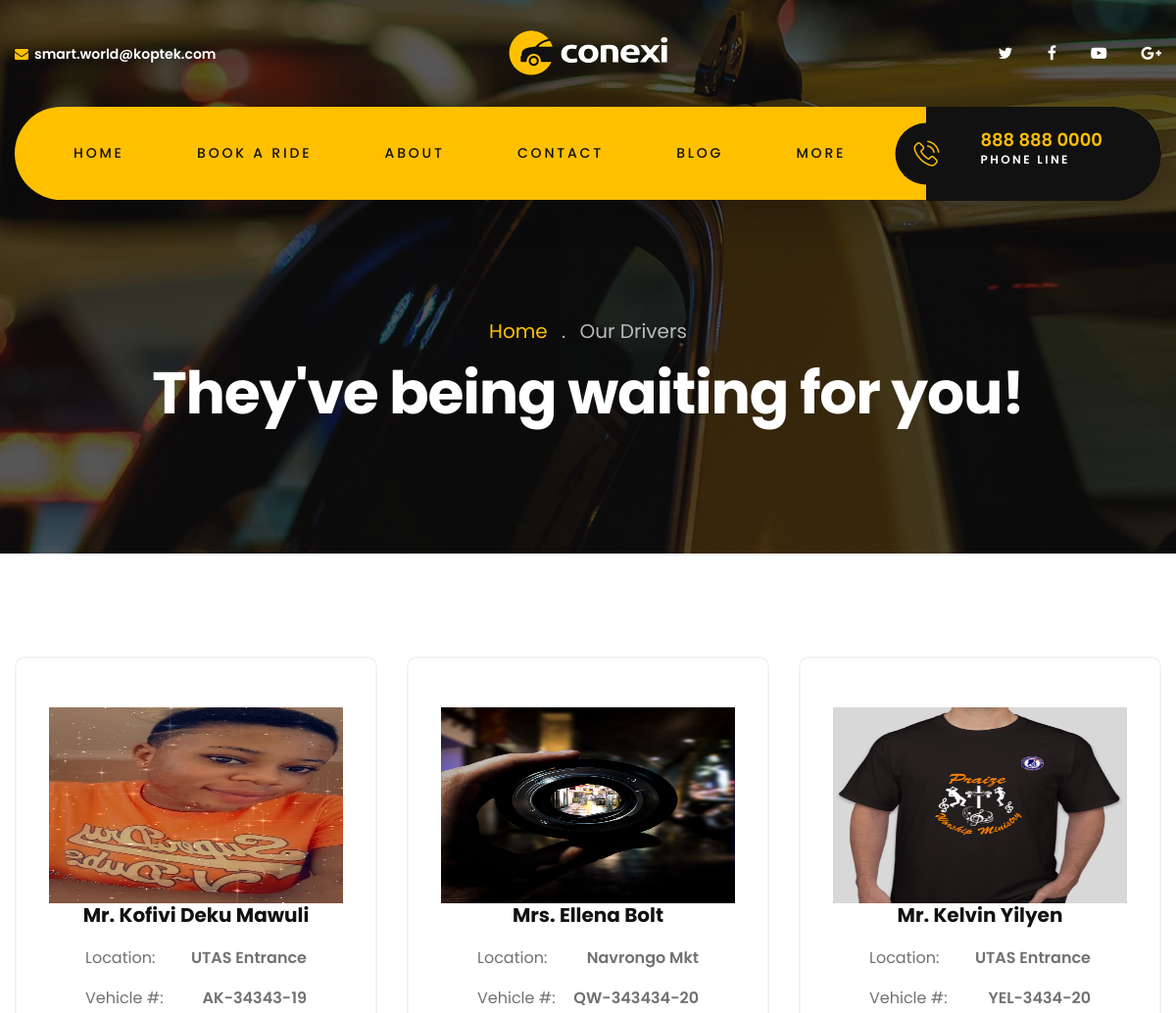
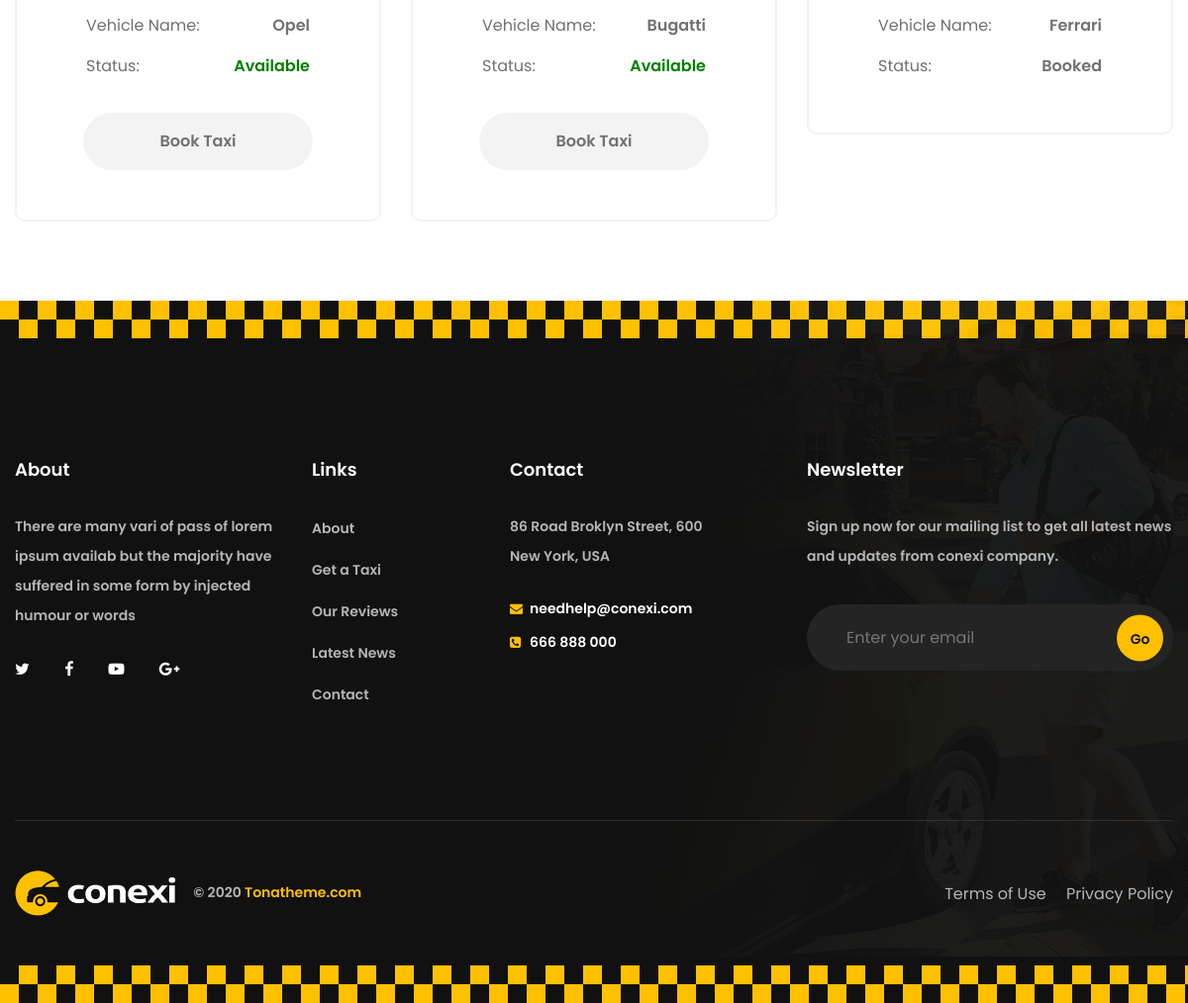
The app's page /drivers/ with its own data (2 pictures, top to bottom).
### transport/models.py (models this page shows, shortened)
class Driver(models.Model):
    TITLE = (
        ("Mr.", "Mr."),
        ("Mrs.", "Mrs."),
    )
    user = models.OneToOneField(User, on_delete=models.CASCADE)
    license_number = models.CharField(default="0000000000", max_length=100)
    vehicle_name = models.CharField(max_length=50)
    vehicle_number = models.CharField(default="0000000", max_length=20)
    title = models.CharField(max_length=10, choices=TITLE)
    current_location = models.CharField(max_length=200, default="")
    image = models.ImageField(upload_to='images/', default="default.jpg")
    showcase_img = ImageSpecField(source='image', processors=[ResizeToFill(295, 135)], format="PNG", options={'quality':80})
    profile_image = ImageSpecField(source='image', processors=[ResizeToFill(540, 638)], format="PNG", options={'quality':80})
    disp_image = ImageSpecField(source='image', processors=[ResizeToFill(370, 356)], format="PNG", options={'quality':80})
    is_available = models.BooleanField(default=False)
    class Meta:
        verbose_name_plural = "Drivers"

### transport/views.py (the view)
# urls.py: path("drivers/", views.select_driver, name="select_driver"),
def select_driver(request):
    drivers = Driver.objects.all()
    context = {
        "drivers": drivers
    }
    return render(request, 'transport/driver.html', context)

### transport/templates/transport/driver.html (shortened to what this page needs)
{% extends 'base.html' %}
{% load static %}
{% block content %}
        <section class="inner-banner">
            <div class="container">
                <ul class="thm-breadcrumb">
                    <li><a href="#">Home</a></li>
                    <li><span class="sep">.</span></li>
                    <li><span class="page-title">Our Drivers</span></li>
                </ul>
                <h2>They've being waiting for you!</h2>
            </div>
        </section>
        <section class="team-style-one team-page">
            <div class="container">
                <div class="row">
                {% for driver in drivers %}
                    <div class="col-lg-4">
                    <div class="single-taxi-one">
                        <div class="inner-content">
                            <img src="{{ driver.profile_image.url }}" alt="Awesome Image" height="200px" width="300vw"/>
                            <h3>
                                {{ driver.get_title_display }} {{ driver.user.first_name }} {{ driver.user.last_name }}
                            </h3>
                            <ul class="feature-list">
                                <li>
                                    <span class="name-line">Location:</span>
                                    <span class="price-line">{{ driver.current_location }}</span>
                                </li>
                                <li>
                                    <span class="name-line">Vehicle #:</span>
                                    <span class="price-line">{{ driver.vehicle_number }}</span>
                                </li>
                                <li>
                                    <span class="name-line">Vehicle Name:</span>
                                    <span class="price-line">{{ driver.vehicle_name }}</span>
                                </li>
                                <li>
                                    <span class="name-line">Status:</span>
                                    <span class="price-line" style="color: {% if driver.is_available %} green {% endif %}">
                                        {% if driver.is_available %}
                                            Available
                                        {% else %}
                                            Booked
                                        {% endif %}
                                    </span>
                                </li>
                            </ul>
                            {% if driver.is_available %}
                                <a href="{% url 'transport:book_ride' driver.user.id %}" class="book-taxi-btn">Book Taxi</a>
                            {% endif %}
                        </div>
                    </div>
                </div>
                {% endfor %}
            </div>
            </div>
        </section>
{% endblock %}

### transport/templates/base.html (shortened to what this page needs)
{% load static %}
<!DOCTYPE html>
<html lang="en">
<head>
    <link rel="stylesheet" href="{% static 'css/style.css' %}">
    <link rel="stylesheet" href="{% static 'css/responsive.css' %}">
</head>
<body>
    <div class="page-wrapper">
        {% if request.path != "/" %}
            {% include 'transport/includes/general-header.inc.html' %}
        {% else %}
            {% include 'transport/includes/header.inc.html' %}
        {% endif %}
        {% block content %}{% endblock %}
            {% include 'transport/includes/footer.inc.html' %}
    </div>
</body>
</html>

### transport/templates/transport/includes/general-header.inc.html
{% load static %}
<header class="site-header header-one">
            <div class="top-bar">
                <div class="container">
                    <div class="left-block">
                        <a href="#"><i class="fa fa-envelope"></i>smart.world@koptek.com</a>
                    </div>
                    <div class="logo-block">
                        <a href="#"><img src="{% static 'images/resources/logo-1-1.png' %}" alt="Awesome Image" /></a>
                    </div>
                    <div class="social-block">
                        <a href="#"><i class="fa fa-twitter"></i></a>
                        <a href="#"><i class="fa fa-facebook-f"></i></a>
                        <a href="#"><i class="fa fa-youtube-play"></i></a>
                        <a href="#"><i class="fa fa-google-plus"></i></a>
                    </div>
                </div>
            </div>
            {% include 'transport/includes/navbar.inc.html' %}
        </header>

### transport/templates/transport/includes/navbar.inc.html (shortened to what this page needs)
<nav class="navbar navbar-expand-lg navbar-light header-navigation stricky">
                <div class="container clearfix">
                    <div class="main-navigation" id="main-nav-bar">
                        <ul class="navigation-box">
                            {% if request.user.is_authenticated %}
                                 <li class="{% if 'dashboard' in request.path %}current {% endif %}">
                                    <a href="{% url 'transport:driver_dashboard' %}">Dashboard</a>
                                </li>
                            {% else %}
                                <li class="{% if request.path == '/' %}current {% endif %}">
                                    <a href="{% url 'transport:landing_page' %}">Home</a>
                                </li>
                            {% endif %}
                            {% if request.user.is_authenticated %}
                                <li class="{% if 'profile' in request.path %}current {% endif %}">
                                    <a href="{% url 'transport:driver_profile' %}">Profile</a>
                                </li>
                            {% else %}
                                <li class="{% if 'book-ride' in request.path %}current {% endif %}">
                                    <a href="{% url 'transport:select_driver' %}">Book A Ride</a>
                                </li>
                                 <li class="{% if 'about' in request.path %}current {% endif %}">
                                    <a href="{% url 'transport:about_us' %}">About</a>
                                </li>
                                <li class="{% if 'contact' in request.path %}current {% endif %}">
                                    <a href="{% url 'transport:contact_us' %}">Contact</a>
                                </li>
                            {% endif %}
                            <li class="{% if 'blog' in request.path %}current {% endif %}">
                                <a href="#">Blog</a>
                            </li>
                             {% if request.user.is_authenticated %}
                                 <li class="{% if 'more' in request.path %}current {% endif %}">
                                    <a href="#">More</a>
                                    <ul class="sub-menu">
                                        <li class="{% if 'about' in request.path %}current {% endif %}">
                                            <a href="{% url 'transport:about_us' %}">About</a>
                                        </li>
                                        <li class="{% if 'contact' in request.path %}current {% endif %}">
                                            <a href="{% url 'transport:contact_us' %}">Contact</a>
                                        </li>
                                    </ul>
                                </li>
                                 <li class="{% if 'more' in request.path %}current {% endif %}">
                                    <a href="{% url 'transport:driver_logout' %}">Logout</a>
                                </li>
                             {% else %}
                                 <li class="{% if 'more' in request.path %}current {% endif %}">
                                    <a href="#">More</a>
                                </li>
                            {% endif %}
                        </ul>
                    </div>
                    <div class="right-side-box">
                        <a href="callto:888-888-0000" class="contact-btn-block">
                            <span class="icon-block">
                                <i class="conexi-icon-phone-call"></i>
                            </span>
                            <span class="text-block">
                                888 888 0000
                                <span class="tag-line">Phone line</span>
                            </span>
                        </a>
                    </div>
                </div>
            </nav>

### transport/templates/transport/includes/footer.inc.html (shortened to what this page needs)
{% load static %}
<footer class="site-footer">
    <div class="upper-footer">
        <div class="container">
            <div class="row">
                <div class="col-lg-3">
                    <div class="footer-widget about-widget">
                        <div class="widget-title">
                            <h3>About</h3>
                        </div>
                        <p>There are many vari of pass of lorem ipsum availab but the majority have suffered in some form by injected humour or words</p>
                        <div class="social-block">
                            <a href="#"><i class="fa fa-twitter"></i></a>
                            <a href="#"><i class="fa fa-facebook-f"></i></a>
                            <a href="#"><i class="fa fa-youtube-play"></i></a>
                            <a href="#"><i class="fa fa-google-plus"></i></a>
                        </div>
                    </div>
                </div>
                <div class="col-lg-2">
                    <div class="footer-widget">
                        <div class="widget-title">
                            <h3>Links</h3>
                        </div>
                        <ul class="link-lists">
                            <li><a href="#">About</a></li>
                            <li><a href="#">Get a Taxi</a></li>
                            <li><a href="#">Our Reviews</a></li>
                            <li><a href="#">Latest News</a></li>
                            <li><a href="#">Contact</a></li>
                        </ul>
                    </div>
                </div>
                <div class="col-lg-3">
                    <div class="footer-widget">
                        <div class="widget-title">
                            <h3>Contact</h3>
                        </div>
                        <p>86 Road Broklyn Street, 600 <br> New York, USA</p>
                        <ul class="contact-infos">
                            <li><i class="fa fa-envelope"></i> needhelp@conexi.com</li>
                            <li><i class="fa fa-phone-square"></i> 666 888 000</li>
                        </ul>
                    </div>
                </div>
                <div class="col-lg-4">
                    <div class="footer-widget">
                        <div class="widget-title">
                            <h3>Newsletter</h3>
                        </div>
                        <p>Sign up now for our mailing list to get all latest news <br> and updates from conexi company.</p>
                        <form action="#" class="subscribe-form">
                            <input type="text" name="email" placeholder="Enter your email">
                            <button type="submit">Go</button>
                        </form>
                    </div>
                </div>
            </div>
        </div>
    </div>
    <div class="bottom-footer">
        <div class="container">
            <div class="inner-container">
                <div class="left-block">
                    <a href="index-2.html" class="footer-logo"><img src="{% static 'images/resources/logo-1-1.png' %}" alt="Awesome Image" /></a>
                    <span>&copy; 2020 <a href="#">Tonatheme.com</a></span>
                </div>
                <div class="right-block">
                    <ul class="link-lists">
                        <li><a href="#">Terms of Use</a></li>
                        <li><a href="#">Privacy Policy</a></li>
                    </ul>
                </div>
            </div>
        </div>
    </div>
</footer>

### records on screen
Driver: profile_image (picture), title "Mr.", user.first_name "Kofivi", user.last_name "Deku Mawuli", current_location "UTAS Entrance", vehicle_number "AK-34343-19", vehicle_name "Opel", is_available "Available"
Driver: profile_image (picture), title "Mrs.", user.first_name "Ellena", user.last_name "Bolt", current_location "Navrongo Mkt", vehicle_number "QW-343434-20", vehicle_name "Bugatti", is_available "Available"
Driver: profile_image (picture), title "Mr.", user.first_name "Kelvin", user.last_name "Yilyen", current_location "UTAS Entrance", vehicle_number "YEL-3434-20", vehicle_name "Ferrari", is_available "Booked"
